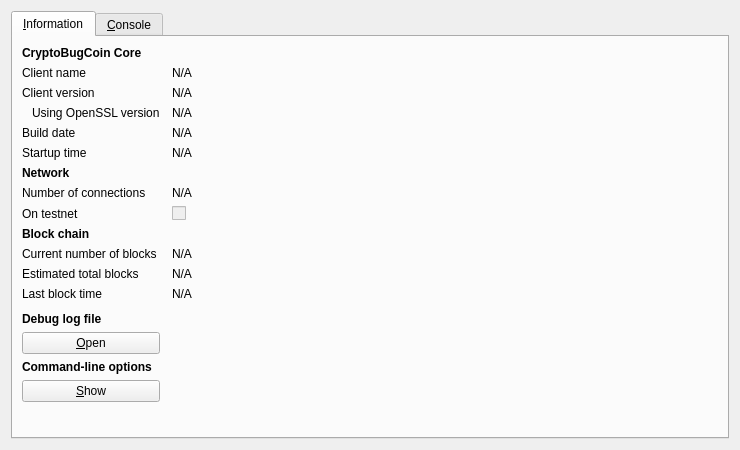
<?xml version="1.0" encoding="UTF-8"?>
<ui version="4.0">
 <class>RPCConsole</class>
 <widget class="QDialog" name="RPCConsole">
  <property name="geometry">
   <rect>
    <x>0</x>
    <y>0</y>
    <width>740</width>
    <height>450</height>
   </rect>
  </property>
  <property name="windowTitle">
   <string>CryptoBugCoin - Debug window</string>
  </property>
  <layout class="QVBoxLayout" name="verticalLayout_2">
   <item>
    <widget class="QTabWidget" name="tabWidget">
     <property name="currentIndex">
      <number>0</number>
     </property>
     <widget class="QWidget" name="tab_info">
      <attribute name="title">
       <string>&amp;Information</string>
      </attribute>
      <layout class="QGridLayout" name="gridLayout" columnstretch="0,1">
       <property name="horizontalSpacing">
        <number>12</number>
       </property>
       <item row="0" column="0">
        <widget class="QLabel" name="label_9">
         <property name="font">
          <font>
           <weight>75</weight>
           <bold>true</bold>
          </font>
         </property>
         <property name="text">
          <string>CryptoBugCoin Core</string>
         </property>
        </widget>
       </item>
       <item row="1" column="0">
        <widget class="QLabel" name="label_5">
         <property name="text">
          <string>Client name</string>
         </property>
        </widget>
       </item>
       <item row="1" column="1">
        <widget class="QLabel" name="clientName">
         <property name="cursor">
          <cursorShape>IBeamCursor</cursorShape>
         </property>
         <property name="text">
          <string>N/A</string>
         </property>
         <property name="textFormat">
          <enum>Qt::PlainText</enum>
         </property>
         <property name="textInteractionFlags">
          <set>Qt::LinksAccessibleByMouse|Qt::TextSelectableByKeyboard|Qt::TextSelectableByMouse</set>
         </property>
        </widget>
       </item>
       <item row="2" column="0">
        <widget class="QLabel" name="label_6">
         <property name="text">
          <string>Client version</string>
         </property>
        </widget>
       </item>
       <item row="2" column="1">
        <widget class="QLabel" name="clientVersion">
         <property name="cursor">
          <cursorShape>IBeamCursor</cursorShape>
         </property>
         <property name="text">
          <string>N/A</string>
         </property>
         <property name="textFormat">
          <enum>Qt::PlainText</enum>
         </property>
         <property name="textInteractionFlags">
          <set>Qt::LinksAccessibleByMouse|Qt::TextSelectableByKeyboard|Qt::TextSelectableByMouse</set>
         </property>
        </widget>
       </item>
       <item row="3" column="0">
        <widget class="QLabel" name="label_14">
         <property name="text">
          <string>Using OpenSSL version</string>
         </property>
         <property name="indent">
          <number>10</number>
         </property>
        </widget>
       </item>
       <item row="3" column="1">
        <widget class="QLabel" name="openSSLVersion">
         <property name="cursor">
          <cursorShape>IBeamCursor</cursorShape>
         </property>
         <property name="text">
          <string>N/A</string>
         </property>
         <property name="textFormat">
          <enum>Qt::PlainText</enum>
         </property>
         <property name="textInteractionFlags">
          <set>Qt::LinksAccessibleByMouse|Qt::TextSelectableByKeyboard|Qt::TextSelectableByMouse</set>
         </property>
        </widget>
       </item>
       <item row="4" column="0">
        <widget class="QLabel" name="label_12">
         <property name="text">
          <string>Build date</string>
         </property>
        </widget>
       </item>
       <item row="4" column="1">
        <widget class="QLabel" name="buildDate">
         <property name="cursor">
          <cursorShape>IBeamCursor</cursorShape>
         </property>
         <property name="text">
          <string>N/A</string>
         </property>
         <property name="textFormat">
          <enum>Qt::PlainText</enum>
         </property>
         <property name="textInteractionFlags">
          <set>Qt::LinksAccessibleByMouse|Qt::TextSelectableByKeyboard|Qt::TextSelectableByMouse</set>
         </property>
        </widget>
       </item>
       <item row="5" column="0">
        <widget class="QLabel" name="label_13">
         <property name="text">
          <string>Startup time</string>
         </property>
        </widget>
       </item>
       <item row="5" column="1">
        <widget class="QLabel" name="startupTime">
         <property name="cursor">
          <cursorShape>IBeamCursor</cursorShape>
         </property>
         <property name="text">
          <string>N/A</string>
         </property>
         <property name="textFormat">
          <enum>Qt::PlainText</enum>
         </property>
         <property name="textInteractionFlags">
          <set>Qt::LinksAccessibleByMouse|Qt::TextSelectableByKeyboard|Qt::TextSelectableByMouse</set>
         </property>
        </widget>
       </item>
       <item row="6" column="0">
        <widget class="QLabel" name="label_11">
         <property name="font">
          <font>
           <weight>75</weight>
           <bold>true</bold>
          </font>
         </property>
         <property name="text">
          <string>Network</string>
         </property>
        </widget>
       </item>
       <item row="7" column="0">
        <widget class="QLabel" name="label_7">
         <property name="text">
          <string>Number of connections</string>
         </property>
        </widget>
       </item>
       <item row="7" column="1">
        <widget class="QLabel" name="numberOfConnections">
         <property name="cursor">
          <cursorShape>IBeamCursor</cursorShape>
         </property>
         <property name="text">
          <string>N/A</string>
         </property>
         <property name="textFormat">
          <enum>Qt::PlainText</enum>
         </property>
         <property name="textInteractionFlags">
          <set>Qt::LinksAccessibleByMouse|Qt::TextSelectableByKeyboard|Qt::TextSelectableByMouse</set>
         </property>
        </widget>
       </item>
       <item row="8" column="0">
        <widget class="QLabel" name="label_8">
         <property name="text">
          <string>On testnet</string>
         </property>
        </widget>
       </item>
       <item row="8" column="1">
        <widget class="QCheckBox" name="isTestNet">
         <property name="enabled">
          <bool>false</bool>
         </property>
         <property name="text">
          <string/>
         </property>
        </widget>
       </item>
       <item row="9" column="0">
        <widget class="QLabel" name="label_10">
         <property name="font">
          <font>
           <weight>75</weight>
           <bold>true</bold>
          </font>
         </property>
         <property name="text">
          <string>Block chain</string>
         </property>
        </widget>
       </item>
       <item row="10" column="0">
        <widget class="QLabel" name="label_3">
         <property name="text">
          <string>Current number of blocks</string>
         </property>
        </widget>
       </item>
       <item row="10" column="1">
        <widget class="QLabel" name="numberOfBlocks">
         <property name="cursor">
          <cursorShape>IBeamCursor</cursorShape>
         </property>
         <property name="text">
          <string>N/A</string>
         </property>
         <property name="textFormat">
          <enum>Qt::PlainText</enum>
         </property>
         <property name="textInteractionFlags">
          <set>Qt::LinksAccessibleByMouse|Qt::TextSelectableByKeyboard|Qt::TextSelectableByMouse</set>
         </property>
        </widget>
       </item>
       <item row="11" column="0">
        <widget class="QLabel" name="label_4">
         <property name="text">
          <string>Estimated total blocks</string>
         </property>
        </widget>
       </item>
       <item row="11" column="1">
        <widget class="QLabel" name="totalBlocks">
         <property name="cursor">
          <cursorShape>IBeamCursor</cursorShape>
         </property>
         <property name="text">
          <string>N/A</string>
         </property>
         <property name="textFormat">
          <enum>Qt::PlainText</enum>
         </property>
         <property name="textInteractionFlags">
          <set>Qt::LinksAccessibleByMouse|Qt::TextSelectableByKeyboard|Qt::TextSelectableByMouse</set>
         </property>
        </widget>
       </item>
       <item row="12" column="0">
        <widget class="QLabel" name="label_2">
         <property name="text">
          <string>Last block time</string>
         </property>
        </widget>
       </item>
       <item row="12" column="1">
        <widget class="QLabel" name="lastBlockTime">
         <property name="cursor">
          <cursorShape>IBeamCursor</cursorShape>
         </property>
         <property name="text">
          <string>N/A</string>
         </property>
         <property name="textFormat">
          <enum>Qt::PlainText</enum>
         </property>
         <property name="textInteractionFlags">
          <set>Qt::LinksAccessibleByMouse|Qt::TextSelectableByKeyboard|Qt::TextSelectableByMouse</set>
         </property>
        </widget>
       </item>
       <item row="13" column="0">
        <spacer name="verticalSpacer_2">
         <property name="orientation">
          <enum>Qt::Vertical</enum>
         </property>
         <property name="sizeHint" stdset="0">
          <size>
           <width>20</width>
           <height>20</height>
          </size>
         </property>
        </spacer>
       </item>
       <item row="14" column="0">
        <widget class="QLabel" name="labelDebugLogfile">
         <property name="font">
          <font>
           <weight>75</weight>
           <bold>true</bold>
          </font>
         </property>
         <property name="text">
          <string>Debug log file</string>
         </property>
        </widget>
       </item>
       <item row="15" column="0">
        <widget class="QPushButton" name="openDebugLogfileButton">
         <property name="toolTip">
          <string>Open the CryptoBugCoin debug log file from the current data directory. This can take a few seconds for large log files.</string>
         </property>
         <property name="text">
          <string>&amp;Open</string>
         </property>
         <property name="autoDefault">
          <bool>false</bool>
         </property>
        </widget>
       </item>
       <item row="16" column="0">
        <widget class="QLabel" name="labelCLOptions">
         <property name="font">
          <font>
           <weight>75</weight>
           <bold>true</bold>
          </font>
         </property>
         <property name="text">
          <string>Command-line options</string>
         </property>
        </widget>
       </item>
       <item row="17" column="0">
        <widget class="QPushButton" name="showCLOptionsButton">
         <property name="toolTip">
          <string>Show the CryptoBugCoin-Qt help message to get a list with possible CryptoBugCoin command-line options.</string>
         </property>
         <property name="text">
          <string>&amp;Show</string>
         </property>
         <property name="autoDefault">
          <bool>false</bool>
         </property>
        </widget>
       </item>
       <item row="18" column="0">
        <spacer name="verticalSpacer">
         <property name="orientation">
          <enum>Qt::Vertical</enum>
         </property>
         <property name="sizeHint" stdset="0">
          <size>
           <width>20</width>
           <height>40</height>
          </size>
         </property>
        </spacer>
       </item>
      </layout>
     </widget>
     <widget class="QWidget" name="tab_console">
      <attribute name="title">
       <string>&amp;Console</string>
      </attribute>
      <layout class="QVBoxLayout" name="verticalLayout_3">
       <property name="spacing">
        <number>3</number>
       </property>
       <item>
        <widget class="QTextEdit" name="messagesWidget">
         <property name="minimumSize">
          <size>
           <width>0</width>
           <height>100</height>
          </size>
         </property>
         <property name="readOnly">
          <bool>true</bool>
         </property>
         <property name="tabKeyNavigation" stdset="0">
          <bool>false</bool>
         </property>
         <property name="columnCount" stdset="0">
          <number>2</number>
         </property>
        </widget>
       </item>
       <item>
        <layout class="QHBoxLayout" name="horizontalLayout">
         <property name="spacing">
          <number>3</number>
         </property>
         <item>
          <widget class="QLabel" name="label">
           <property name="text">
            <string notr="true">&gt;</string>
           </property>
          </widget>
         </item>
         <item>
          <widget class="QLineEdit" name="lineEdit"/>
         </item>
         <item>
          <widget class="QPushButton" name="clearButton">
           <property name="maximumSize">
            <size>
             <width>24</width>
             <height>24</height>
            </size>
           </property>
           <property name="toolTip">
            <string>Clear console</string>
           </property>
           <property name="text">
            <string/>
           </property>
           <property name="icon">
            <iconset resource="../bitcoin.qrc">
             <normaloff>:/icons/remove</normaloff>:/icons/remove</iconset>
           </property>
           <property name="shortcut">
            <string notr="true">Ctrl+L</string>
           </property>
           <property name="autoDefault">
            <bool>false</bool>
           </property>
          </widget>
         </item>
        </layout>
       </item>
      </layout>
     </widget>
    </widget>
   </item>
  </layout>
 </widget>
 <resources>
  <include location="../bitcoin.qrc"/>
 </resources>
 <connections/>
</ui>
